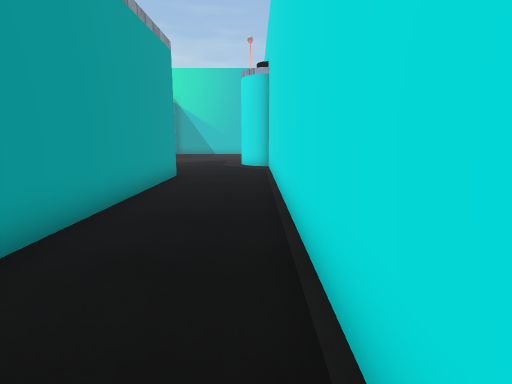
[1] (above)

18 first-person views from a walk through a scene from a Unity 3-D project. The camera is 1.4 m above the floor, tilts 10° down and sees 80° across. The floor is counted in squares, 1 m on a side. Each view is taken from the middle of a square. On the plan, view 1 faces up. The plan holds only what a view shows up to about 14 squares ahead; the rest is blank. The place goes on beyond the plan. Some surface patterns are stand-ins.

[2]
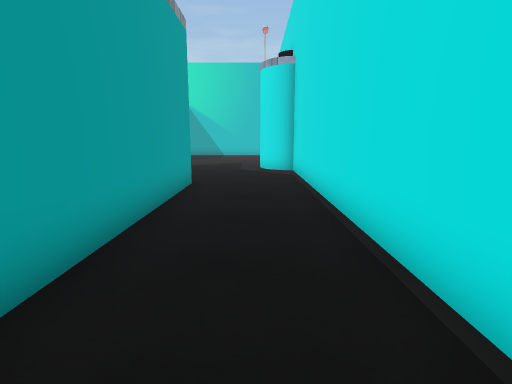

[3]
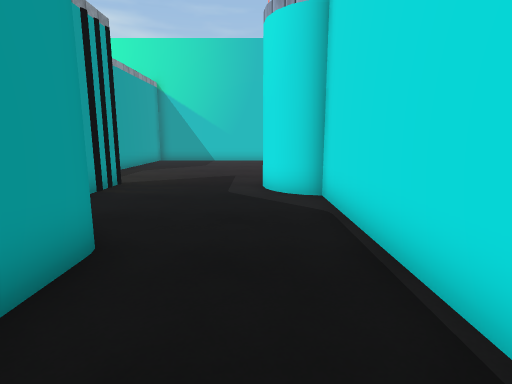

[4]
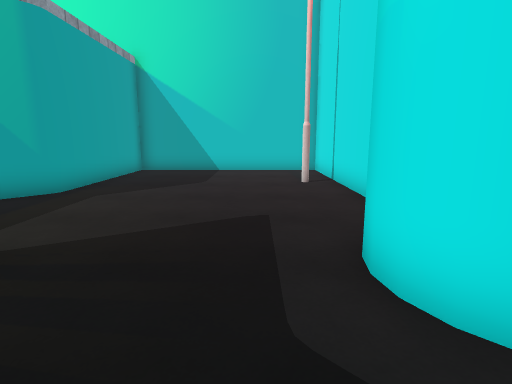

[5]
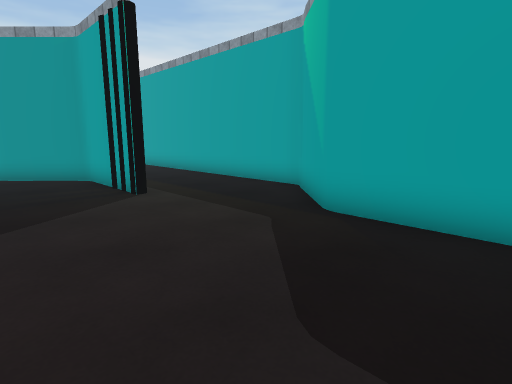

[6]
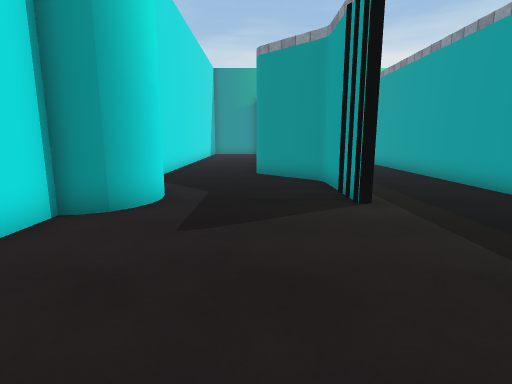

[7]
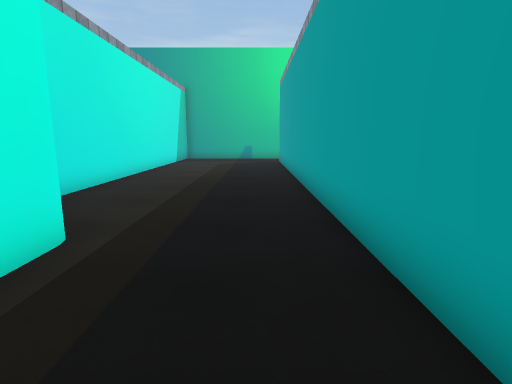

[8]
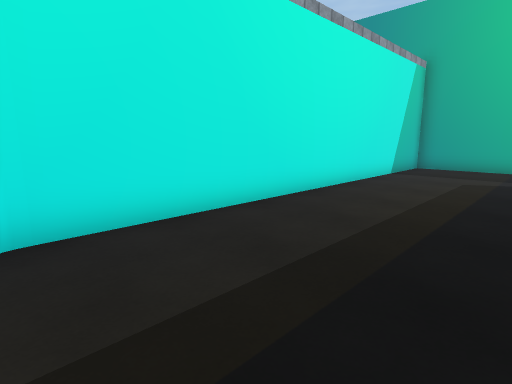

[9]
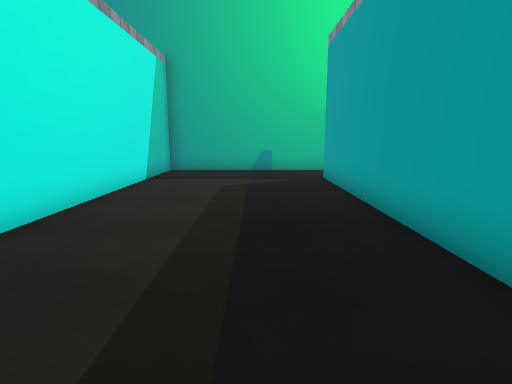

[10]
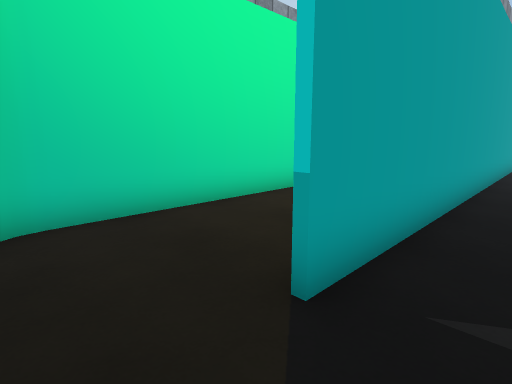

[11]
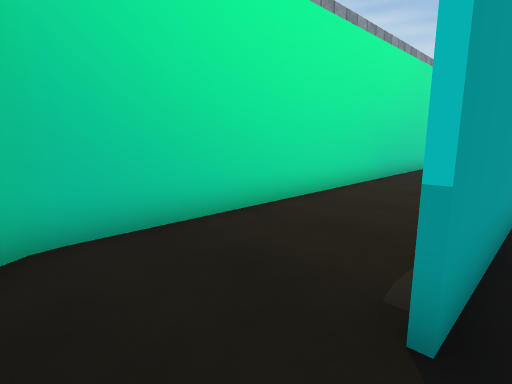

[12]
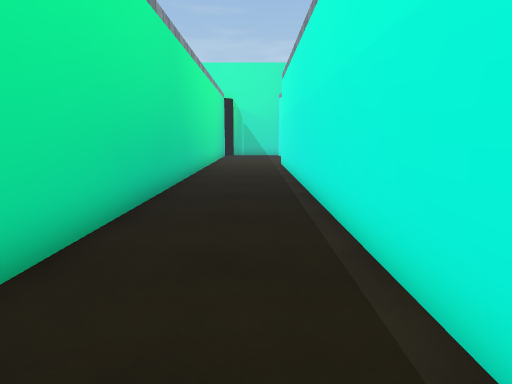

[13]
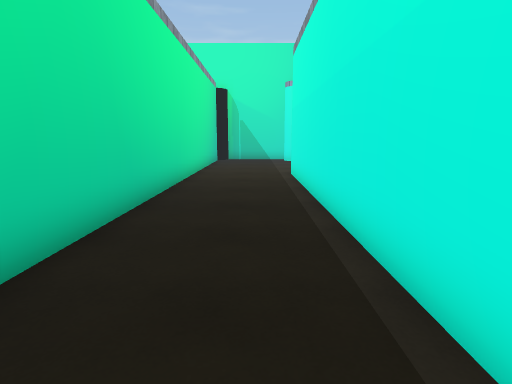

[14]
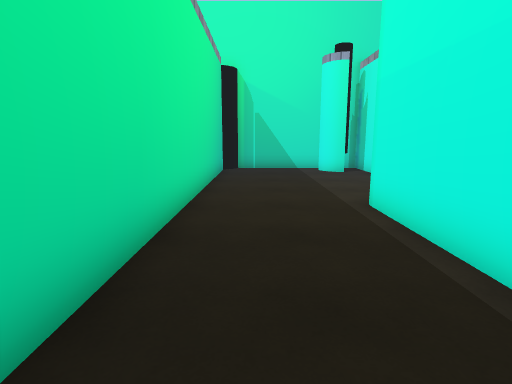

[15]
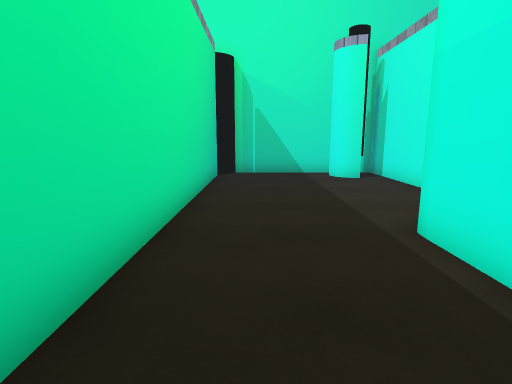

[16]
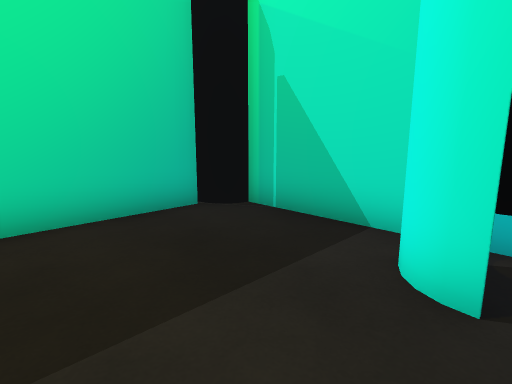

[17]
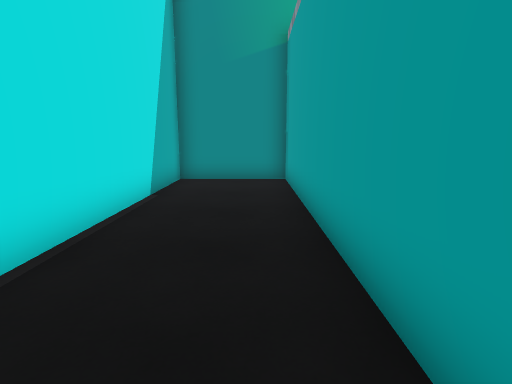

[18]
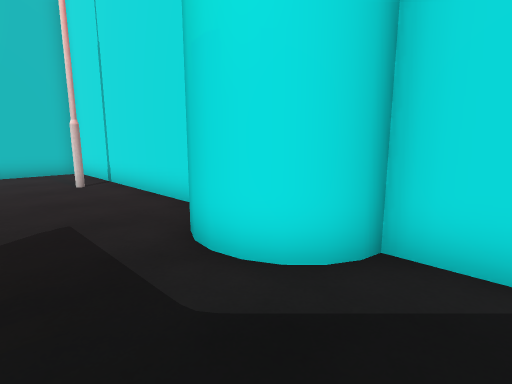

### Floor plan
Ten units are one square. View 1 is at (0, 0); x grows to the right and y downward. Boxes are objects, and circles mark ways between rooms. Rooms are numbered by the first view taken in them; rooms with no view inside come last. Other rooms are left out.
<svg viewBox="-140 -281 151 322">
<path fill="none" stroke="#000" d="M-54 -141 -54 -151M-51 -174 -52 -167 -51 -161M-52 -175 -52 -140 -30 -118 -30 36M6 -185 6 -276 -71 -276 -71 -221M-94 -195 -94 10M-72 -217 -92 -196M-32 36 -32 -116M-101 36 6 36 6 -155M-96 -35 -96 -195M-73 -235 -73 -276 -129 -276M-135 -268 -135 24M-129 -273 -133 -269M-135 20 -134 25 -132 28"/>
<rect x="-15" y="-175" width="10" height="10" fill="#bbb"><title>other object</title></rect>
<rect x="-5" y="-165" width="10" height="10" fill="#bbb"><title>other object</title></rect>
<rect x="-5" y="-185" width="10" height="10" fill="#bbb"><title>other object</title></rect>
<rect x="-95" y="-265" width="10" height="10" fill="#bbb"><title>other object</title></rect>
<circle cx="-90" cy="25" r="3" fill="#2a7"/>
<text x="-40" y="-110">1</text>
<text x="-110" y="-130">2</text>
</svg>
Room 1 opens to room 2.

Where each view was taken, in squares from view 1:
view 1: 0 up, 0 right, facing up
view 2: 2 up, 1 left, facing up
view 3: 8 up, 1 left, facing up
view 4: 14 up, 2 left, facing up
view 5: 25 up, 2 left, facing down-left
view 6: 24 up, 3 left, facing down
view 7: 18 up, 8 left, facing down
view 8: 12 up, 8 left, facing down-right
view 9: 10 up, 7 left, facing down
view 10: 3 down, 8 left, facing up-left
view 11: 3 down, 9 left, facing up-left
view 12: 2 up, 11 left, facing up
view 13: 7 up, 11 left, facing up
view 14: 13 up, 12 left, facing up
view 15: 15 up, 12 left, facing up
view 16: 23 up, 8 left, facing up-left
view 17: 7 up, 2 left, facing down
view 18: 14 up, 3 left, facing up-right
